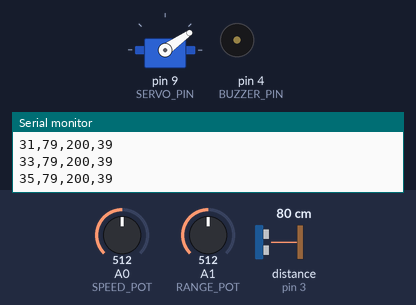
The sketch below on a simulated Arduino Uno, built with avr-gcc and run on an emulated ATmega328P. Shown: servo, buzzer (waves = sounding), the last lines printed to the serial monitor. Wiring (inferred from the names in the program): ultrasonic range finder: trigger pin 2; echo pin 3. The inputs (shaded band) are chosen by the test bench; at power-on: A0 (SPEED_POT) = 512, distance to the obstacle (sensor on pin 3) 80 cm, A1 (RANGE_POT) = 512. The echo pulse lasts 58.3 µs per cm.

Above: at 1.7 s.
1.8 s: A0 (SPEED_POT) set to 306
At 2.07 s:
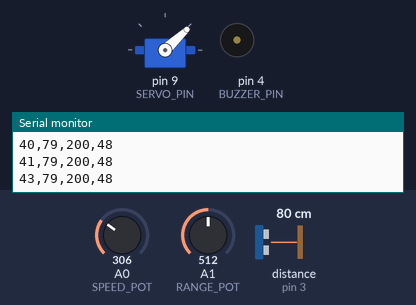
4.8 s: distance to the obstacle (sensor on pin 3) set to 18 cm
At 5.25 s:
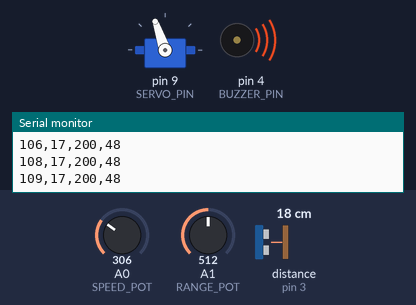
7.8 s: A0 (SPEED_POT) set to 1023
At 8.25 s:
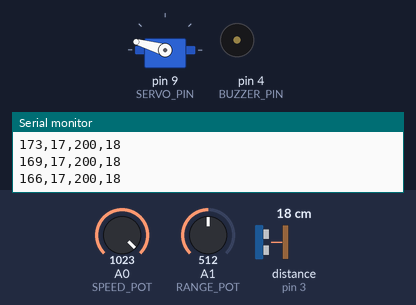
10.8 s: distance to the obstacle (sensor on pin 3) set to 120 cm
At 10.99 s:
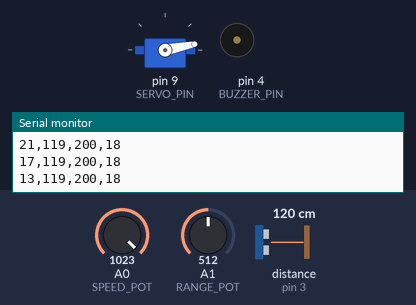
13.8 s: A1 (RANGE_POT) set to 683
16.8 s: A1 (RANGE_POT) set to 701
Timing chart, 0 to 43.4 s (numbered marks = the images above; inputs shaded):
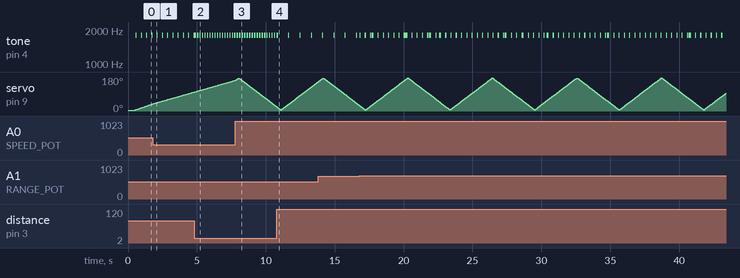

The sketch:

Radar.ino
```cpp
#include <Servo.h>

Servo radarServo;

// Pins
const byte SERVO_PIN = 9;
const byte BUZZER_PIN = 4;
const byte TRIG_PIN = 2;
const byte ECHO_PIN = 3;
const byte SPEED_POT = A0;
const byte RANGE_POT = A1;

// Sweep limits
// Start safely at 5-175 degrees
const int MIN_ANGLE = 5;
const int MAX_ANGLE = 175;
const int ANGLE_STEP = 1;

// Radar range
const int MIN_RANGE = 100;
const int MAX_RANGE = 300;

// Timing
const unsigned long PING_INTERVAL = 65;
const unsigned long POT_INTERVAL = 30;

int angle = MIN_ANGLE;
int direction = 1;
int distance = 0;

int radarRange = 100;
int servoDelay = 35;

// Timing variables
unsigned long lastServoMove = 0;
unsigned long lastPing = 0;
unsigned long lastPotRead = 0;

// Buzzer
int buzzerZone = 0;
bool buzzerOn = false;
unsigned long lastBuzzerChange = 0;

// Read potentiometers
void updatePots() {
  int speedValue = analogRead(SPEED_POT);
  int rangeValue = analogRead(RANGE_POT);

  // Smooth 1-degree stepping
  // Fastest = 18ms
  // Slowest = 60ms
  servoDelay = map(
    speedValue, 0, 1023, 60, 18
  );

  // 100-300 cm radar range
  radarRange = map(
    rangeValue, 0, 1023, 100, 300
  );
}

// Calculate detection ring
int getBuzzerZone() {
  if (distance < 2 ||
      distance > radarRange) {
    return 0;
  }

  int zone = (long)(distance - 1) * 4
             / radarRange + 1;

  return constrain(zone, 1, 4);
}

// Smart ring-based buzzer
void updateBuzzer() {
  int newZone = getBuzzerZone();
  unsigned long now = millis();

  if (newZone == 0) {
    noTone(BUZZER_PIN);
    buzzerOn = false;
    buzzerZone = 0;
    return;
  }

  unsigned long onTime;
  unsigned long offTime;

  switch (newZone) {
    case 1:
      onTime = 90;
      offTime = 90;
      break;

    case 2:
      onTime = 80;
      offTime = 300;
      break;

    case 3:
      onTime = 70;
      offTime = 750;
      break;

    default:
      onTime = 55;
      offTime = 1700;
      break;
  }

  if (newZone != buzzerZone) {
    buzzerZone = newZone;
    noTone(BUZZER_PIN);
    buzzerOn = false;
    lastBuzzerChange = now - offTime;
  }

  if (buzzerOn) {
    if (now - lastBuzzerChange >= onTime) {
      noTone(BUZZER_PIN);
      buzzerOn = false;
      lastBuzzerChange = now;
    }
  } else {
    if (now - lastBuzzerChange >= offTime) {
      tone(BUZZER_PIN, 1800);
      buzzerOn = true;
      lastBuzzerChange = now;
    }
  }
}

// Read ultrasonic sensor
int readDistance() {
  digitalWrite(TRIG_PIN, LOW);
  delayMicroseconds(2);

  digitalWrite(TRIG_PIN, HIGH);
  delayMicroseconds(10);
  digitalWrite(TRIG_PIN, LOW);

  unsigned long duration =
    pulseIn(ECHO_PIN, HIGH, 19000UL);

  if (duration == 0) {
    return 0;
  }

  int cm = duration * 0.0343 / 2.0;

  if (cm < 2 || cm > MAX_RANGE) {
    return 0;
  }

  return cm;
}

// Send data to Processing
void sendData() {
  Serial.print(angle);
  Serial.print(",");
  Serial.print(distance);
  Serial.print(",");
  Serial.print(radarRange);
  Serial.print(",");
  Serial.println(servoDelay);
}

void setup() {
  Serial.begin(9600);

  pinMode(TRIG_PIN, OUTPUT);
  pinMode(ECHO_PIN, INPUT);
  pinMode(BUZZER_PIN, OUTPUT);

  digitalWrite(TRIG_PIN, LOW);

  updatePots();

  radarServo.attach(SERVO_PIN);
  radarServo.write(angle);

  delay(500);

  lastServoMove = millis();
  lastPing = millis();
  lastPotRead = millis();
}

void loop() {
  unsigned long now = millis();

  // Regular potentiometer updates
  if (now - lastPotRead >= POT_INTERVAL) {
    updatePots();
    lastPotRead = now;
  }

  // Smooth servo stepping
  if (now - lastServoMove >=
      (unsigned long)servoDelay) {

    // Reverse exactly at endpoints
    if (angle >= MAX_ANGLE) {
      direction = -1;
    } else if (angle <= MIN_ANGLE) {
      direction = 1;
    }

    angle += direction * ANGLE_STEP;

    radarServo.write(angle);
    lastServoMove = now;
  }

  // Separate ultrasonic sampling
  if (now - lastPing >= PING_INTERVAL) {
    distance = readDistance();

    sendData();

    lastPing = millis();
  }

  // Buzzer updates independently
  updateBuzzer();
}
```

Measured:
- after the input at 10.8 s, tone on pin 4 (BUZZER_PIN): alternates 1800 Hz for 0.07 s and silent for 0.75 s, starting after 0.84 s
- by itself, tone on pin 4 (BUZZER_PIN): alternates 1800 Hz for 0.09 s and silent for 0.09 s
